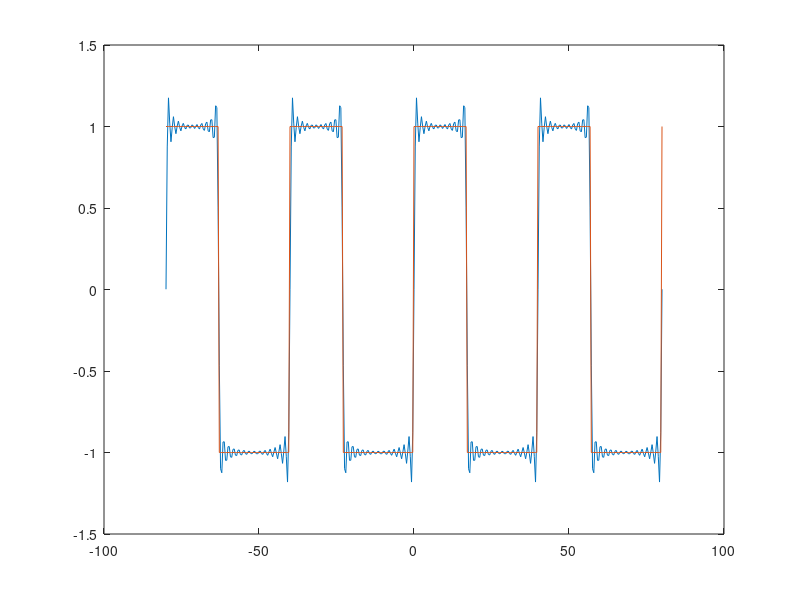
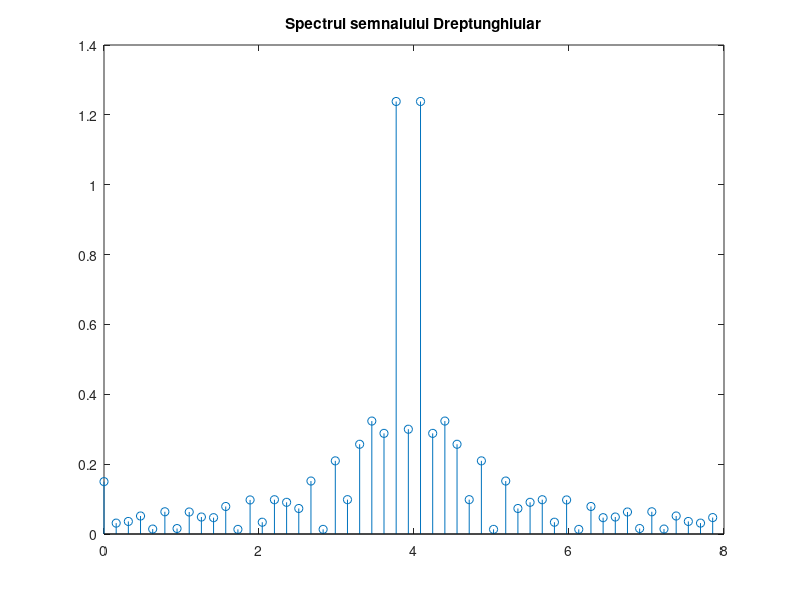

Reproduce these figures in MATLAB, in order.
P = 40;
D = 7;
dutyCicle = 42.5;
w0 = 2 * pi / P;
N = 50;
pas = P / 100;  
t = -2 * P : pas : 2 * P;


coeficienti = zeros(1,N); % vector de coeficineti SFC
A = zeros(1,N); % vector de coeficienti SFA

Semnal_Dreptunghiular = square( w0 * t, dutyCicle); % aici se implementeaza semnalul initial care e cel ideal

Semnal_Initial = @(t,k) square( w0 * t, dutyCicle).*exp( -1j * k * w0 * t); % semnal inifial descompus in SFC
Semnal_Reconstruit = 0;

componenta_continua = (1 / P) * integral(@(t) Semnal_Initial(t,0),0,P); % se implementeaza componenta continua a semnalului

for k = 1:1:50
    coeficienti(k) = (1 / P) * integral(@(t) Semnal_Initial(t,k - 25 ),0,P);
    Semnal_Reconstruit = Semnal_Reconstruit + coeficienti(k) * exp( 1j * (k - 25) * w0 * t);
end

% se calculeaza coeficientii SFC
% se insumeaza fiecare termen pentru a reface semnalul
A(1) = abs(componenta_continua);

for k = 1:N
      A(k+1) = 2 * abs(coeficienti(k)); 
      
      % se calculeaza coeficientii SFA
end

figure(1);
plot(t, Semnal_Reconstruit, t, Semnal_Dreptunghiular);

figure(2);
stem([0:N] * w0, A), title('Spectrul semnalului Dreptunghiular');
% se reprezinta A